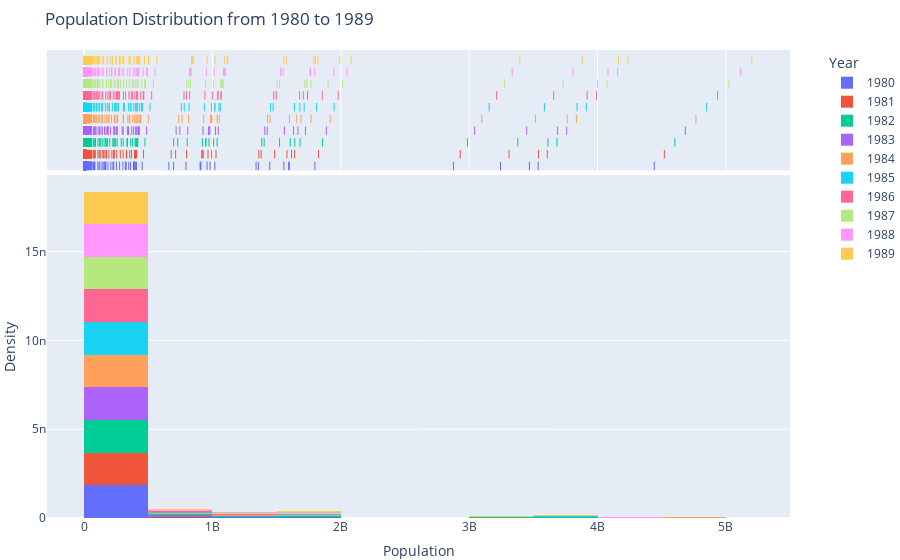

This figure's notebook cell:
### Markdown cell above
- most populations in the countries are between the 0 to 0.5B in the 10 years from 1970 to 1979
- we have small number of populations in some countries between 0.5B to 2B
- we can notice the number of populations between the 0.5 and 1.5 are increasing in these 10 years and bigger than the previous 10 years.

### Code cell
years=data.loc[:,'1980':'1989']
# Reshape the DataFrame for Plotly Express
df = pd.melt(data, value_vars=years.columns, var_name='Year', value_name='Population')

fig = px.histogram(df, x='Population', nbins=15, histnorm='probability density', color='Year',
                   title='Population Distribution from 1980 to 1989',
                   labels={'Population': 'Population', 'Year': 'Year'},
                   marginal='rug')

fig.update_layout(
    xaxis=dict(title='Population'),
    yaxis=dict(title='Density'),
    legend=dict(x=1.05, y=1, traceorder='normal', orientation='v'),
    margin=dict(l=0, r=0, t=50, b=0),
)

fig.show()

### Figure 1 — Plotly figure (JSON) as saved in the notebook; plotly's stock layout.template omitted (floating-point values rounded to 4 significant figures; data arrays with more than 128 entries replaced by an {"elided": "..."} marker saying what was removed)
{"data": [{"alignmentgroup": "True", "bingroup": "x", "histnorm": "probability density", "hovertemplate": "Year=1980<br>Population=%{x}<br>probability density=%{y}<extra></extra>", "legendgroup": "1980", "marker": {"color": "#636efa", "pattern": {"shape": ""}}, "name": "1980", "nbinsx": 15, "offsetgroup": "1980", "orientation": "v", "showlegend": true, "x": {"elided": "264 float values"}, "xaxis": "x", "yaxis": "y", "type": "histogram"}, {"alignmentgroup": "True", "boxpoints": "all", "fillcolor": "rgba(255,255,255,0)", "hoveron": "points", "hovertemplate": "Year=1980<br>Population=%{x}<extra></extra>", "jitter": 0, "legendgroup": "1980", "line": {"color": "rgba(255,255,255,0)"}, "marker": {"color": "#636efa", "symbol": "line-ns-open"}, "name": "1980", "offsetgroup": "1980", "showlegend": false, "x": {"elided": "264 float values"}, "xaxis": "x2", "yaxis": "y2", "type": "box"}, {"alignmentgroup": "True", "bingroup": "x", "histnorm": "probability density", "hovertemplate": "Year=1981<br>Population=%{x}<br>probability density=%{y}<extra></extra>", "legendgroup": "1981", "marker": {"color": "#EF553B", "pattern": {"shape": ""}}, "name": "1981", "nbinsx": 15, "offsetgroup": "1981", "orientation": "v", "showlegend": true, "x": {"elided": "264 float values"}, "xaxis": "x", "yaxis": "y", "type": "histogram"}, {"alignmentgroup": "True", "boxpoints": "all", "fillcolor": "rgba(255,255,255,0)", "hoveron": "points", "hovertemplate": "Year=1981<br>Population=%{x}<extra></extra>", "jitter": 0, "legendgroup": "1981", "line": {"color": "rgba(255,255,255,0)"}, "marker": {"color": "#EF553B", "symbol": "line-ns-open"}, "name": "1981", "offsetgroup": "1981", "showlegend": false, "x": {"elided": "264 float values"}, "xaxis": "x2", "yaxis": "y2", "type": "box"}, {"alignmentgroup": "True", "bingroup": "x", "histnorm": "probability density", "hovertemplate": "Year=1982<br>Population=%{x}<br>probability density=%{y}<extra></extra>", "legendgroup": "1982", "marker": {"color": "#00cc96", "pattern": {"shape": ""}}, "name": "1982", "nbinsx": 15, "offsetgroup": "1982", "orientation": "v", "showlegend": true, "x": {"elided": "264 float values"}, "xaxis": "x", "yaxis": "y", "type": "histogram"}, {"alignmentgroup": "True", "boxpoints": "all", "fillcolor": "rgba(255,255,255,0)", "hoveron": "points", "hovertemplate": "Year=1982<br>Population=%{x}<extra></extra>", "jitter": 0, "legendgroup": "1982", "line": {"color": "rgba(255,255,255,0)"}, "marker": {"color": "#00cc96", "symbol": "line-ns-open"}, "name": "1982", "offsetgroup": "1982", "showlegend": false, "x": {"elided": "264 float values"}, "xaxis": "x2", "yaxis": "y2", "type": "box"}, {"alignmentgroup": "True", "bingroup": "x", "histnorm": "probability density", "hovertemplate": "Year=1983<br>Population=%{x}<br>probability density=%{y}<extra></extra>", "legendgroup": "1983", "marker": {"color": "#ab63fa", "pattern": {"shape": ""}}, "name": "1983", "nbinsx": 15, "offsetgroup": "1983", "orientation": "v", "showlegend": true, "x": {"elided": "264 float values"}, "xaxis": "x", "yaxis": "y", "type": "histogram"}, {"alignmentgroup": "True", "boxpoints": "all", "fillcolor": "rgba(255,255,255,0)", "hoveron": "points", "hovertemplate": "Year=1983<br>Population=%{x}<extra></extra>", "jitter": 0, "legendgroup": "1983", "line": {"color": "rgba(255,255,255,0)"}, "marker": {"color": "#ab63fa", "symbol": "line-ns-open"}, "name": "1983", "offsetgroup": "1983", "showlegend": false, "x": {"elided": "264 float values"}, "xaxis": "x2", "yaxis": "y2", "type": "box"}, {"alignmentgroup": "True", "bingroup": "x", "histnorm": "probability density", "hovertemplate": "Year=1984<br>Population=%{x}<br>probability density=%{y}<extra></extra>", "legendgroup": "1984", "marker": {"color": "#FFA15A", "pattern": {"shape": ""}}, "name": "1984", "nbinsx": 15, "offsetgroup": "1984", "orientation": "v", "showlegend": true, "x": {"elided": "264 float values"}, "xaxis": "x", "yaxis": "y", "type": "histogram"}, {"alignmentgroup": "True", "boxpoints": "all", "fillcolor": "rgba(255,255,255,0)", "hoveron": "points", "hovertemplate": "Year=1984<br>Population=%{x}<extra></extra>", "jitter": 0, "legendgroup": "1984", "line": {"color": "rgba(255,255,255,0)"}, "marker": {"color": "#FFA15A", "symbol": "line-ns-open"}, "name": "1984", "offsetgroup": "1984", "showlegend": false, "x": {"elided": "264 float values"}, "xaxis": "x2", "yaxis": "y2", "type": "box"}, {"alignmentgroup": "True", "bingroup": "x", "histnorm": "probability density", "hovertemplate": "Year=1985<br>Population=%{x}<br>probability density=%{y}<extra></extra>", "legendgroup": "1985", "marker": {"color": "#19d3f3", "pattern": {"shape": ""}}, "name": "1985", "nbinsx": 15, "offsetgroup": "1985", "orientation": "v", "showlegend": true, "x": {"elided": "264 float values"}, "xaxis": "x", "yaxis": "y", "type": "histogram"}, {"alignmentgroup": "True", "boxpoints": "all", "fillcolor": "rgba(255,255,255,0)", "hoveron": "points", "hovertemplate": "Year=1985<br>Population=%{x}<extra></extra>", "jitter": 0, "legendgroup": "1985", "line": {"color": "rgba(255,255,255,0)"}, "marker": {"color": "#19d3f3", "symbol": "line-ns-open"}, "name": "1985", "offsetgroup": "1985", "showlegend": false, "x": {"elided": "264 float values"}, "xaxis": "x2", "yaxis": "y2", "type": "box"}, {"alignmentgroup": "True", "bingroup": "x", "histnorm": "probability density", "hovertemplate": "Year=1986<br>Population=%{x}<br>probability density=%{y}<extra></extra>", "legendgroup": "1986", "marker": {"color": "#FF6692", "pattern": {"shape": ""}}, "name": "1986", "nbinsx": 15, "offsetgroup": "1986", "orientation": "v", "showlegend": true, "x": {"elided": "264 float values"}, "xaxis": "x", "yaxis": "y", "type": "histogram"}, {"alignmentgroup": "True", "boxpoints": "all", "fillcolor": "rgba(255,255,255,0)", "hoveron": "points", "hovertemplate": "Year=1986<br>Population=%{x}<extra></extra>", "jitter": 0, "legendgroup": "1986", "line": {"color": "rgba(255,255,255,0)"}, "marker": {"color": "#FF6692", "symbol": "line-ns-open"}, "name": "1986", "offsetgroup": "1986", "showlegend": false, "x": {"elided": "264 float values"}, "xaxis": "x2", "yaxis": "y2", "type": "box"}, {"alignmentgroup": "True", "bingroup": "x", "histnorm": "probability density", "hovertemplate": "Year=1987<br>Population=%{x}<br>probability density=%{y}<extra></extra>", "legendgroup": "1987", "marker": {"color": "#B6E880", "pattern": {"shape": ""}}, "name": "1987", "nbinsx": 15, "offsetgroup": "1987", "orientation": "v", "showlegend": true, "x": {"elided": "264 float values"}, "xaxis": "x", "yaxis": "y", "type": "histogram"}, {"alignmentgroup": "True", "boxpoints": "all", "fillcolor": "rgba(255,255,255,0)", "hoveron": "points", "hovertemplate": "Year=1987<br>Population=%{x}<extra></extra>", "jitter": 0, "legendgroup": "1987", "line": {"color": "rgba(255,255,255,0)"}, "marker": {"color": "#B6E880", "symbol": "line-ns-open"}, "name": "1987", "offsetgroup": "1987", "showlegend": false, "x": {"elided": "264 float values"}, "xaxis": "x2", "yaxis": "y2", "type": "box"}, {"alignmentgroup": "True", "bingroup": "x", "histnorm": "probability density", "hovertemplate": "Year=1988<br>Population=%{x}<br>probability density=%{y}<extra></extra>", "legendgroup": "1988", "marker": {"color": "#FF97FF", "pattern": {"shape": ""}}, "name": "1988", "nbinsx": 15, "offsetgroup": "1988", "orientation": "v", "showlegend": true, "x": {"elided": "264 float values"}, "xaxis": "x", "yaxis": "y", "type": "histogram"}, {"alignmentgroup": "True", "boxpoints": "all", "fillcolor": "rgba(255,255,255,0)", "hoveron": "points", "hovertemplate": "Year=1988<br>Population=%{x}<extra></extra>", "jitter": 0, "legendgroup": "1988", "line": {"color": "rgba(255,255,255,0)"}, "marker": {"color": "#FF97FF", "symbol": "line-ns-open"}, "name": "1988", "offsetgroup": "1988", "showlegend": false, "x": {"elided": "264 float values"}, "xaxis": "x2", "yaxis": "y2", "type": "box"}, {"alignmentgroup": "True", "bingroup": "x", "histnorm": "probability density", "hovertemplate": "Year=1989<br>Population=%{x}<br>probability density=%{y}<extra></extra>", "legendgroup": "1989", "marker": {"color": "#FECB52", "pattern": {"shape": ""}}, "name": "1989", "nbinsx": 15, "offsetgroup": "1989", "orientation": "v", "showlegend": true, "x": {"elided": "264 float values"}, "xaxis": "x", "yaxis": "y", "type": "histogram"}, {"alignmentgroup": "True", "boxpoints": "all", "fillcolor": "rgba(255,255,255,0)", "hoveron": "points", "hovertemplate": "Year=1989<br>Population=%{x}<extra></extra>", "jitter": 0, "legendgroup": "1989", "line": {"color": "rgba(255,255,255,0)"}, "marker": {"color": "#FECB52", "symbol": "line-ns-open"}, "name": "1989", "offsetgroup": "1989", "showlegend": false, "x": {"elided": "264 float values"}, "xaxis": "x2", "yaxis": "y2", "type": "box"}], "layout": {"xaxis": {"anchor": "y", "domain": [0.0, 1.0], "title": {"text": "Population"}}, "yaxis": {"anchor": "x", "domain": [0.0, 0.7326], "title": {"text": "Density"}}, "xaxis2": {"anchor": "y2", "domain": [0.0, 1.0], "matches": "x", "showticklabels": false, "showgrid": true}, "yaxis2": {"anchor": "x2", "domain": [0.7426, 1.0], "matches": "y2", "showticklabels": false, "showline": false, "ticks": "", "showgrid": false}, "legend": {"title": {"text": "Year"}, "tracegroupgap": 0, "x": 1.05, "y": 1, "traceorder": "normal", "orientation": "v"}, "title": {"text": "Population Distribution from 1980 to 1989"}, "barmode": "relative", "margin": {"l": 0, "r": 0, "t": 50, "b": 0}}}
